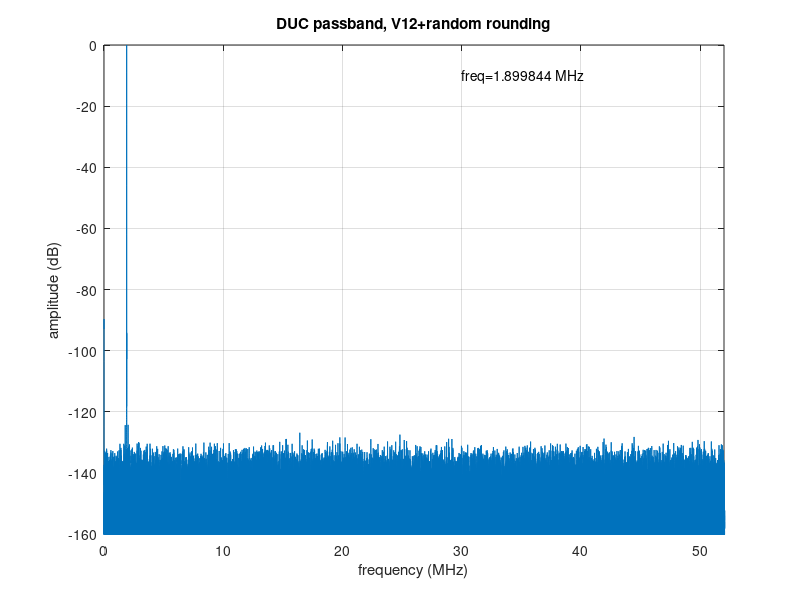
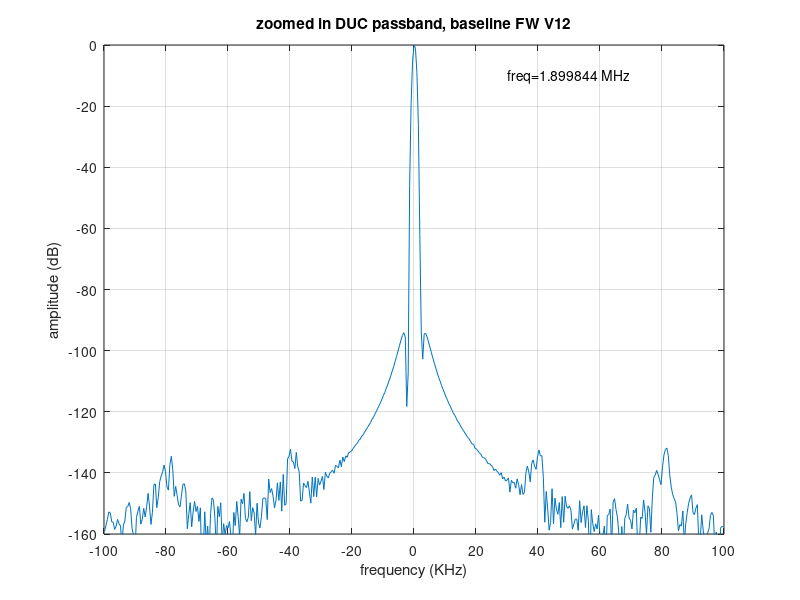

The MATLAB script that drew these images, in order:
pkg load signal
clear all;
close all;
clc;


% load file; find length & sample rate
load('ducdata.txt');


%get X range, zero centred FFT
%freqvalues is the freq in MHz of each FFT bin
N=length(ducdata);
fs=122880000;
freqvalues = (-N/2:N/2-1)*(fs/N)*1e-6;

%window and FFT the data
window = nuttallwin(N);
%window = hanning(N);
windoweddata = window.*ducdata;
result = fft(windoweddata);
result = fftshift(result);

%convert to dB, 0dB=top
absolute = abs(result);

% get a 1 sided vector, stareting at DC
absolute1sided=absolute(N/2:N-1);
freqvalues1sided=freqvalues(N/2:N-1);
[largest, index]=max(absolute1sided);
ampl_dB = 20*log10(absolute1sided/largest);
freqoflargest=freqvalues1sided(index);

%plot result
figure(1);
plot(freqvalues1sided, ampl_dB);
yticks(-200:10:0);

xlabel("frequency");
ylabel("amplitude");
xticks (0:10:50);
yticks (-160:20:0);
xlim([0 52]);
ylim([-160 0]);
xlabel("frequency (MHz)");
ylabel("amplitude (dB)");
title('DUC passband, V12+random rounding');
text(30, -10,sprintf("freq=%f MHz", freqoflargest));
grid on;

% now work out a zoomed in view +/-XKHz either side of largest
% extent = amount either side, in Hz
fftbinwidth = fs/N;
extent = 100000;
extent_bins=extent/fftbinwidth;
freq_zoomed = (freqvalues1sided(index-extent_bins:index+extent_bins) - freqoflargest)*1000;
ampl_dB_zoomed = ampl_dB(index-extent_bins:index+extent_bins);

%plot zoomed result
figure(2);
plot(freq_zoomed, ampl_dB_zoomed);
yticks(-200:10:0);

xlabel("frequency");
ylabel("amplitude");
xticks (-100:20:100);
yticks (-160:20:0);
ylim([-160 0]);
xlabel("frequency (KHz)");
ylabel("amplitude (dB)");
title('zoomed in DUC passband, baseline FW V12');
text(30, -10,sprintf("freq=%f MHz", freqoflargest));
grid on;
